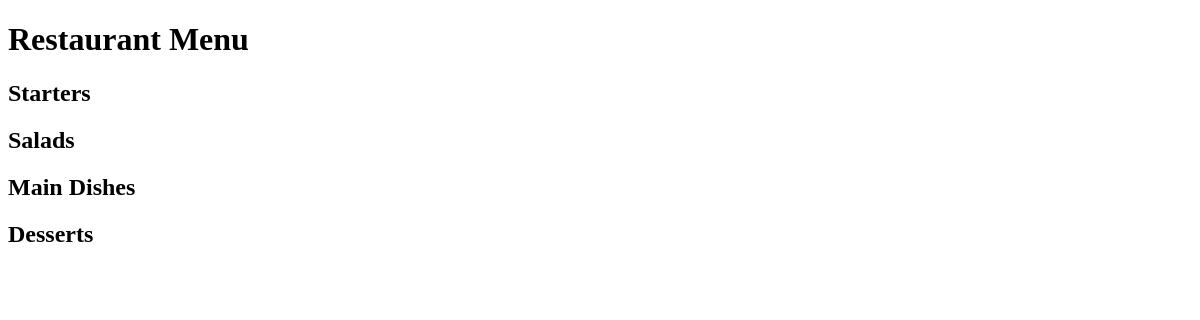
Before: / with the older database file.
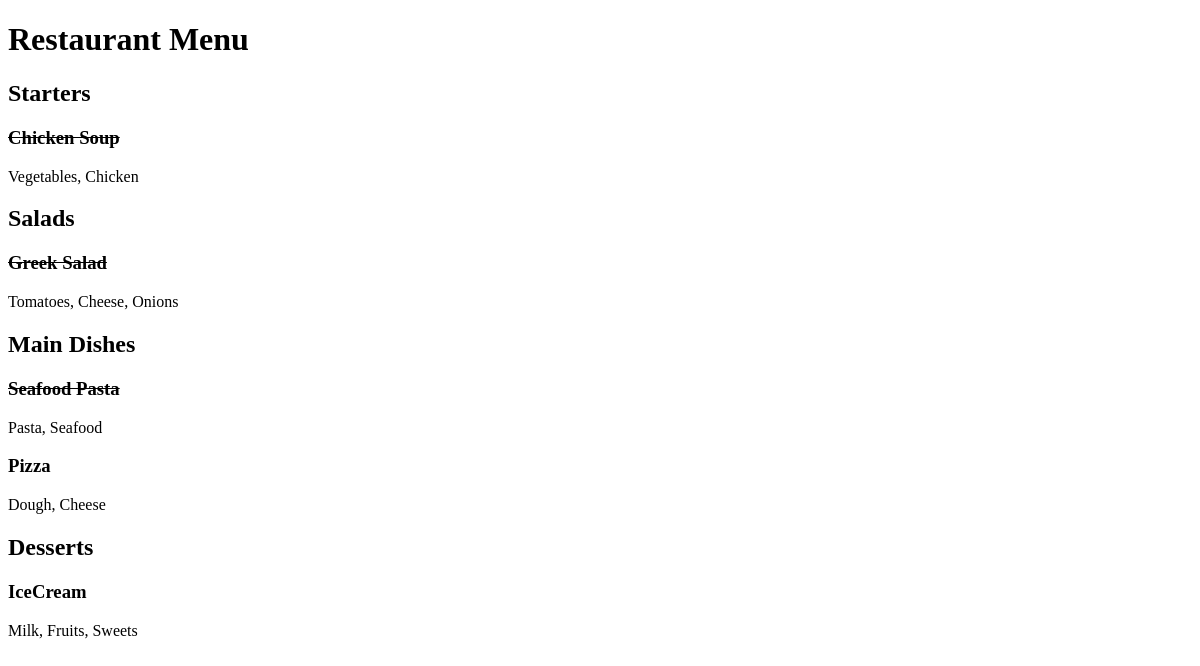
After: the same page with the newer database file.
### restaurant_menu/models.py (models this page shows, shortened)
class Item(models.Model):
    meal = models.CharField(max_length=1000, unique=True)
    description = models.CharField(max_length=2000)
    price = models.DecimalField(max_digits=10, decimal_places=2)
    category = models.CharField(max_length=200, choices=CATEGORY)
    author = models.ForeignKey(User, on_delete=models.PROTECT)
    status = models.IntegerField(choices=STATUS, default=0)
    date_created = models.DateTimeField(auto_now_add=True)
    date_updated = models.DateTimeField(auto_now=True)

### restaurant_menu/views.py (the view)
# urls.py: path('', views.MenuList.as_view(), name='home'),  # '' means base website
class MenuList(generic.ListView):
    queryset = Item.objects.order_by("-date_created")  # the - will reverse the order
    template_name = "index.html"
    def get_context_data(self, **kwargs):
        context = super().get_context_data(**kwargs)
        context["meals"] = CATEGORY
        return context

### restaurant_menu/templates/index.html (shortened to what this page needs)
<!DOCTYPE html>
<html lang="en">
<head>
</head>
<body>
    <h1>Restaurant Menu</h1>
        {% for meal in meals %}
            <h2>{{ meal.1 }}</h2>
                {% for row in item_list %}
                    {% if row.category == meal.0 %}
                        {% if row.status == 0 %}
                            <h3><del>{{ row.meal }}</del></h3>
                            <p>{{ row.description }}</p>
                        {% else %}
                            <h3>{{ row.meal }}</h3>
                            <p>{{ row.description }}</p>
                        {% endif %}
                    {% endif %}
                {% endfor %}
        {% endfor %}
</body>
</html>

Changed rows visible on the page:
added Item: meal "Chicken Soup", description "Vegetables, Chicken", shown under "Starters"
added Item: meal "Greek Salad", description "Tomatoes, Cheese, Onions", shown under "Salads"
added Item: meal "Seafood Pasta", description "Pasta, Seafood", shown under "Main Dishes"
added Item: meal "Pizza", description "Dough, Cheese", shown under "Main Dishes"
added Item: meal "IceCream", description "Milk, Fruits, Sweets", shown under "Desserts"
